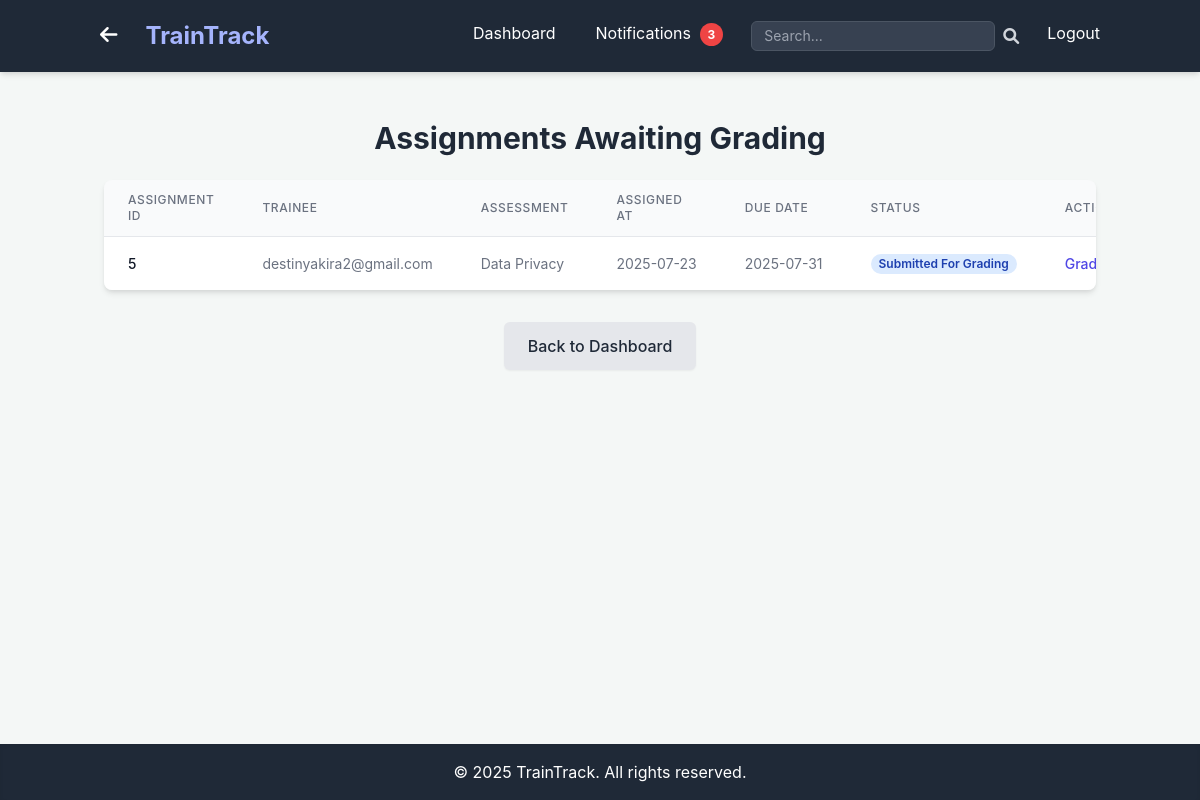
Screenshot of /admin/grade_assessments (signed in) with the database file from the repository.
### app.py (models this page shows, shortened)
class Assignment(db.Model):
    id = db.Column(db.Integer, primary_key=True)
    trainee_id = db.Column(db.Integer, db.ForeignKey('user.id'), nullable=False)
    course_id = db.Column(db.Integer, db.ForeignKey('course.id'), nullable=True) # Either course_id or assessment_id or learning_path_id must be set
    assessment_id = db.Column(db.Integer, db.ForeignKey('assessment.id'), nullable=True) # Either course_id or assessment_id or learning_path_id must be set
    learning_path_id = db.Column(db.Integer, db.ForeignKey('learning_path.id'), nullable=True) # New field for learning path assignment
    assigned_by_id = db.Column(db.Integer, db.ForeignKey('user.id'), nullable=False) # Admin who assigned it
    assigned_at = db.Column(db.DateTime, default=datetime.utcnow)
    due_date = db.Column(db.DateTime, nullable=True)
    status = db.Column(db.String(50), default='assigned') # e.g., 'assigned', 'in_progress', 'completed', 'graded', 'submitted_for_grading'
    completion_date = db.Column(db.DateTime, nullable=True)
    score = db.Column(db.Float, nullable=True) # Overall score for the assignment
    completion_badge_link = db.Column(db.String(255), nullable=True) # New field for course completion badge
    submissions = db.relationship('Submission', backref='assignment', lazy=True)
    module_completions = db.relationship('TraineeModuleCompletion', backref='assignment', lazy=True) # New relationship for module completions

class User(UserMixin, db.Model):
    id = db.Column(db.Integer, primary_key=True)
    username = db.Column(db.String(80), unique=True, nullable=False)
    password_hash = db.Column(db.String(128), nullable=False)
    role = db.Column(db.String(20), nullable=False, default='trainee')
    domain = db.Column(db.String(50), nullable=True) # New field for trainee/admin domain
    assignments_as_trainee = db.relationship('Assignment', foreign_keys='Assignment.trainee_id', backref='trainee', lazy=True)
    created_courses = db.relationship('Course', foreign_keys='Course.created_by_id', backref='creator', lazy=True)
    created_assessments = db.relationship('Assessment', foreign_keys='Assessment.created_by_id', backref='assessor_creator', lazy=True)
    created_learning_paths = db.relationship('LearningPath', foreign_keys='LearningPath.created_by_id', backref='path_creator', lazy=True)
    assigned_assignments = db.relationship('Assignment', foreign_keys='Assignment.assigned_by_id', backref='assigner', lazy=True)
    notifications_received = db.relationship('Notification', foreign_keys='Notification.recipient_id', backref='recipient', lazy=True)
    notifications_sent = db.relationship('Notification', foreign_keys='Notification.sender_id', backref='sender', lazy=True)
    graded_submissions = db.relationship('Submission', foreign_keys='Submission.graded_by_id', backref='grader', lazy=True)

class Assessment(db.Model):
    id = db.Column(db.Integer, primary_key=True)
    name = db.Column(db.String(120), nullable=False)
    description = db.Column(db.Text, nullable=True)
    course_id = db.Column(db.Integer, db.ForeignKey('course.id'), nullable=True) # Optional: if part of a course
    created_at = db.Column(db.DateTime, default=datetime.utcnow)
    created_by_id = db.Column(db.Integer, db.ForeignKey('user.id'), nullable=False) # Admin who created it
    questions = db.relationship('Question', backref='assessment', lazy=True)
    assignments = db.relationship('Assignment', backref='assessment', lazy=True)

### app.py (the view)
@app.route('/admin/grade_assessments')
@login_required
@admin_required
def grade_assessments():
    current_year = datetime.now().year
    assignments_to_grade = db.session.query(Assignment).filter_by(status='submitted_for_grading').all()
    return render_template('admin/grade_assessments.html', title='Grade Assessments', assignments=assignments_to_grade, current_year=current_year)

### app.py (called while the page is built)
def role_required(role):
    def decorator(f):
        @wraps(f)
        def decorated_function(*args, **kwargs):
            if not current_user.is_authenticated or current_user.role != role:
                flash('You do not have permission to access this page.', 'danger')
                return redirect(url_for('dashboard')) # Redirect to dashboard or login
            return f(*args, **kwargs)
        return decorated_function
    return decorator

@login_manager.user_loader
def load_user(user_id):
    return db.session.get(User, int(user_id))

@app.context_processor
def inject_unread_notifications_count():
    if current_user.is_authenticated:
        unread_count = Notification.query.filter_by(recipient_id=current_user.id, is_read=False).count()
        return dict(unread_notifications_count=unread_count)
    return dict(unread_notifications_count=0)

### templates/admin/grade_assessments.html (shortened to what this page needs)
{% extends "base.html" %}
{% block content %}
    <h1 class="text-3xl font-bold text-gray-800 mb-6 text-center">Assignments Awaiting Grading</h1>
    {% if assignments %}
        <div class="overflow-x-auto bg-white rounded-lg shadow-md">
            <table class="min-w-full divide-y divide-gray-200">
                <thead class="bg-gray-50">
                    <tr>
                        <th scope="col" class="px-6 py-3 text-left text-xs font-medium text-gray-500 uppercase tracking-wider">
                            Assignment ID
                        </th>
                        <th scope="col" class="px-6 py-3 text-left text-xs font-medium text-gray-500 uppercase tracking-wider">
                            Trainee
                        </th>
                        <th scope="col" class="px-6 py-3 text-left text-xs font-medium text-gray-500 uppercase tracking-wider">
                            Assessment
                        </th>
                        <th scope="col" class="px-6 py-3 text-left text-xs font-medium text-gray-500 uppercase tracking-wider">
                            Assigned At
                        </th>
                        <th scope="col" class="px-6 py-3 text-left text-xs font-medium text-gray-500 uppercase tracking-wider">
                            Due Date
                        </th>
                        <th scope="col" class="px-6 py-3 text-left text-xs font-medium text-gray-500 uppercase tracking-wider">
                            Status
                        </th>
                        <th scope="col" class="px-6 py-3 text-left text-xs font-medium text-gray-500 uppercase tracking-wider">
                            Actions
                        </th>
                    </tr>
                </thead>
                <tbody class="bg-white divide-y divide-gray-200">
                    {% for assignment in assignments %}
                    <tr>
                        <td class="px-6 py-4 whitespace-nowrap text-sm font-medium text-gray-900">
                            {{ assignment.id }}
                        </td>
                        <td class="px-6 py-4 whitespace-nowrap text-sm text-gray-500">
                            {{ assignment.trainee.username }}
                        </td>
                        <td class="px-6 py-4 whitespace-nowrap text-sm text-gray-500">
                            {{ assignment.assessment.name }}
                        </td>
                        <td class="px-6 py-4 whitespace-nowrap text-sm text-gray-500">
                            {{ assignment.assigned_at.strftime('%Y-%m-%d') }}
                        </td>
                        <td class="px-6 py-4 whitespace-nowrap text-sm text-gray-500">
                            {{ assignment.due_date.strftime('%Y-%m-%d') if assignment.due_date else 'N/A' }}
                        </td>
                        <td class="px-6 py-4 whitespace-nowrap text-sm font-medium">
                            <span class="px-2 inline-flex text-xs leading-5 font-semibold rounded-full bg-blue-100 text-blue-800">
                                {{ assignment.status.replace('_', ' ').title() }}
                            </span>
                        </td>
                        <td class="px-6 py-4 whitespace-nowrap text-sm font-medium">
                            <a href="{{ url_for('grade_submission', assignment_id=assignment.id) }}" class="text-indigo-600 hover:text-indigo-900">Grade Submission</a>
                        </td>
                    </tr>
                    {% endfor %}
                </tbody>
            </table>
        </div>
    {% else %}
        <p class="text-center text-gray-600 text-lg">No assessments currently awaiting manual grading.</p>
    {% endif %}
    <div class="mt-8 text-center">
        <a href="{{ url_for('dashboard') }}" class="inline-block bg-gray-200 text-gray-800 px-6 py-3 rounded-md font-medium hover:bg-gray-300 transition duration-300 shadow-sm">
            Back to Dashboard
        </a>
    </div>
{% endblock %}

### templates/base.html (style rules this page uses)
body { font-family: "Inter", sans-serif; background-color: #f4f7f6; }

### rows the page displays
Assignment: id "5", trainee.username "destinyakira2@gmail.com", assessment.name "Data Privacy", assigned_at "2025-07-23", due_date "2025-07-31", status.replace "Submitted For Grading"

### other values shown
{{ unread_notifications_count }} "3"
